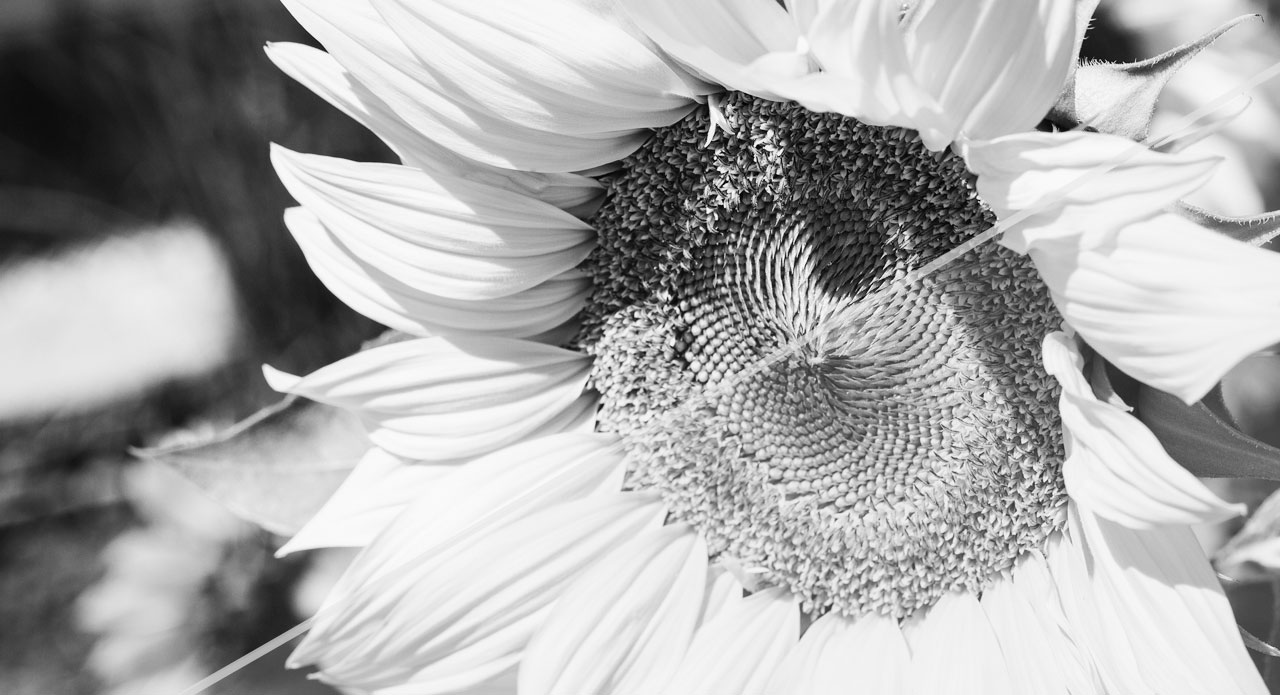
#> input picture ActFiltroConvolucional/girasol.jpg, 1280 x 695 px
$ python filtroConvolucional.py
#> lines starting #> are read from the running program, lines starting #| are printed output that depends on the picture
import numpy as np
import cv2

imagen = cv2.imread('girasol.jpg',1)
#> imagen is the input picture: shape (695, 1280, 3); min 0, max 255, mean 170.2

imagen_gris = cv2.cvtColor(imagen, cv2.COLOR_BGR2GRAY)
filas, columnas = len(imagen_gris), len(imagen_gris[0])
#> filas = 695; columnas = 1280

#Guia para la posición
y=1
x=1

matriz_con_borde = np.zeros((filas + 2, columnas + 2))

resultado = np.zeros((filas, columnas), dtype=np.uint8)

for i in range(filas):
    for j in range(columnas):
        matriz_con_borde[i + 1][j + 1] = imagen_gris[i][j]
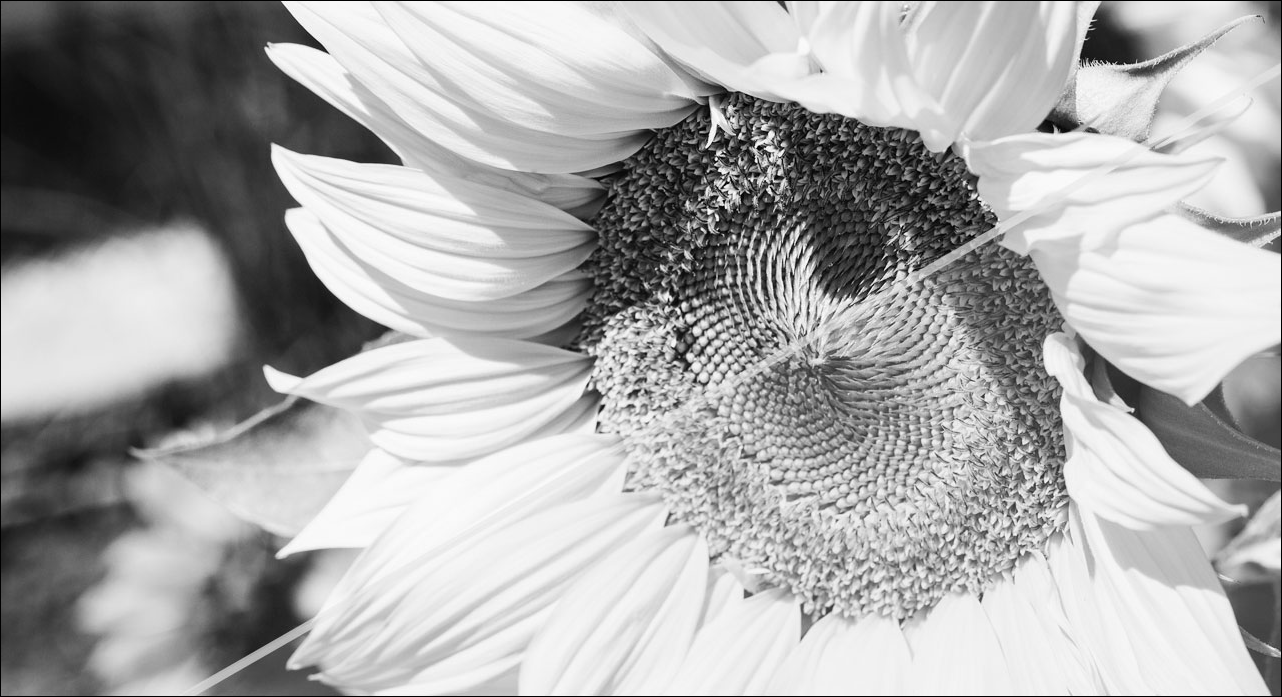
#> matriz_con_borde: shape (697, 1282) float64; min 0, max 255, mean 169.5

#Filtro 1/9 para la matriz
for i in range(filas):
    for j in range(columnas):
        resultado[i][j] = matriz_con_borde[x+i-1,y+j-1]*(1/9)+matriz_con_borde[x+i,y+j-1]*(1/9)+matriz_con_borde[x+i+1,y+j-1]*(1/9)+matriz_con_borde[x+i-1,y+j]*(1/9)+matriz_con_borde[x+i,y+j]*(1/9)+matriz_con_borde[x+i+1,y+j]*(1/9)+matriz_con_borde[x+i-1,y+j+1]*(1/9)+matriz_con_borde[x+i,y+j+1]*(1/9)+matriz_con_borde[x+i+1,y+j+1]*(1/9)

cv2.imshow("Imagen con filtro", resultado)
cv2.imshow("Imagen original", imagen_gris)

cv2.waitKey(0)
cv2.destroyAllWindows()
